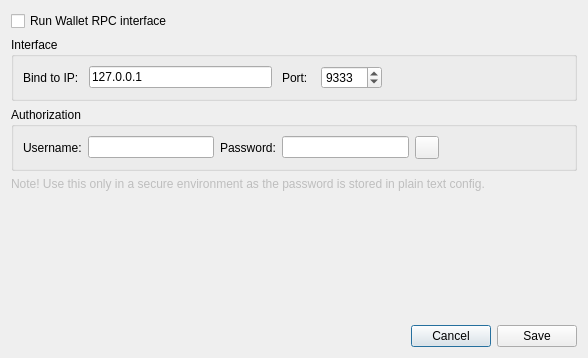
<?xml version="1.0" encoding="UTF-8"?>
<ui version="4.0">
 <class>WalletRpcSettingsDialog</class>
 <widget class="QDialog" name="WalletRpcSettingsDialog">
  <property name="windowModality">
   <enum>Qt::ApplicationModal</enum>
  </property>
  <property name="geometry">
   <rect>
    <x>0</x>
    <y>0</y>
    <width>588</width>
    <height>358</height>
   </rect>
  </property>
  <property name="windowTitle">
   <string>Wallet RPC settings</string>
  </property>
  <layout class="QVBoxLayout" name="verticalLayout">
   <item>
    <widget class="QCheckBox" name="m_enableWalletRpcCheck">
     <property name="text">
      <string>Run Wallet RPC interface</string>
     </property>
    </widget>
   </item>
   <item>
    <widget class="QGroupBox" name="groupBox">
     <property name="sizePolicy">
      <sizepolicy hsizetype="Expanding" vsizetype="Expanding">
       <horstretch>0</horstretch>
       <verstretch>0</verstretch>
      </sizepolicy>
     </property>
     <property name="title">
      <string>Interface</string>
     </property>
     <layout class="QVBoxLayout" name="verticalLayout_2">
      <item>
       <layout class="QHBoxLayout" name="horizontalLayout_2">
        <property name="spacing">
         <number>10</number>
        </property>
        <property name="sizeConstraint">
         <enum>QLayout::SetMaximumSize</enum>
        </property>
        <item>
         <widget class="QLabel" name="label_1">
          <property name="text">
           <string>Bind to IP:</string>
          </property>
         </widget>
        </item>
        <item>
         <widget class="QLineEdit" name="m_walletRpcIp">
          <property name="text">
           <string>127.0.0.1</string>
          </property>
         </widget>
        </item>
        <item>
         <widget class="QLabel" name="label_2">
          <property name="text">
           <string>Port: </string>
          </property>
         </widget>
        </item>
        <item>
         <widget class="QSpinBox" name="m_walletRpcPort">
          <property name="minimum">
           <number>0</number>
          </property>
          <property name="maximum">
           <number>65535</number>
          </property>
          <property name="value">
           <number>9333</number>
          </property>
          <property name="displayIntegerBase">
           <number>10</number>
          </property>
         </widget>
        </item>
        <item>
         <spacer name="horizontalSpacer_2">
          <property name="orientation">
           <enum>Qt::Horizontal</enum>
          </property>
          <property name="sizeHint" stdset="0">
           <size>
            <width>40</width>
            <height>20</height>
           </size>
          </property>
         </spacer>
        </item>
       </layout>
      </item>
     </layout>
    </widget>
   </item>
   <item>
    <widget class="QGroupBox" name="groupBox_2">
     <property name="sizePolicy">
      <sizepolicy hsizetype="Expanding" vsizetype="Expanding">
       <horstretch>0</horstretch>
       <verstretch>0</verstretch>
      </sizepolicy>
     </property>
     <property name="title">
      <string>Authorization</string>
     </property>
     <layout class="QVBoxLayout" name="verticalLayout_3">
      <item>
       <layout class="QHBoxLayout" name="horizontalLayout_4">
        <property name="sizeConstraint">
         <enum>QLayout::SetMaximumSize</enum>
        </property>
        <item>
         <widget class="QLabel" name="label_3">
          <property name="text">
           <string>Username:</string>
          </property>
         </widget>
        </item>
        <item>
         <widget class="QLineEdit" name="m_walletRpcUser"/>
        </item>
        <item>
         <widget class="QLabel" name="label_4">
          <property name="text">
           <string>Password:</string>
          </property>
         </widget>
        </item>
        <item>
         <widget class="QLineEdit" name="m_walletRpcPassword">
          <property name="inputMethodHints">
           <set>Qt::ImhHiddenText|Qt::ImhNoAutoUppercase|Qt::ImhNoPredictiveText|Qt::ImhSensitiveData</set>
          </property>
          <property name="echoMode">
           <enum>QLineEdit::Password</enum>
          </property>
         </widget>
        </item>
        <item>
         <widget class="QToolButton" name="m_showPwdButton">
          <property name="text">
           <string/>
          </property>
          <property name="icon">
           <iconset resource="../../resources.qrc">
            <normaloff>:/icons/tracking</normaloff>:/icons/tracking</iconset>
          </property>
          <property name="checkable">
           <bool>true</bool>
          </property>
         </widget>
        </item>
        <item>
         <spacer name="horizontalSpacer_4">
          <property name="orientation">
           <enum>Qt::Horizontal</enum>
          </property>
          <property name="sizeHint" stdset="0">
           <size>
            <width>40</width>
            <height>20</height>
           </size>
          </property>
         </spacer>
        </item>
       </layout>
      </item>
     </layout>
    </widget>
   </item>
   <item>
    <widget class="QLabel" name="label">
     <property name="enabled">
      <bool>false</bool>
     </property>
     <property name="text">
      <string>Note! Use this only in a secure environment as the password is stored in plain text config.</string>
     </property>
     <property name="textFormat">
      <enum>Qt::AutoText</enum>
     </property>
     <property name="wordWrap">
      <bool>true</bool>
     </property>
    </widget>
   </item>
   <item>
    <spacer name="verticalSpacer">
     <property name="orientation">
      <enum>Qt::Vertical</enum>
     </property>
     <property name="sizeHint" stdset="0">
      <size>
       <width>20</width>
       <height>131</height>
      </size>
     </property>
    </spacer>
   </item>
   <item>
    <layout class="QHBoxLayout" name="horizontalLayout">
     <item>
      <spacer name="horizontalSpacer">
       <property name="orientation">
        <enum>Qt::Horizontal</enum>
       </property>
       <property name="sizeHint" stdset="0">
        <size>
         <width>40</width>
         <height>20</height>
        </size>
       </property>
      </spacer>
     </item>
     <item>
      <widget class="QPushButton" name="walletRpcSetetingsCancelButton">
       <property name="text">
        <string>Cancel</string>
       </property>
      </widget>
     </item>
     <item>
      <widget class="QPushButton" name="walletRpcSetetingsSaveButton">
       <property name="text">
        <string>Save</string>
       </property>
      </widget>
     </item>
    </layout>
   </item>
  </layout>
 </widget>
 <resources>
  <include location="../../resources.qrc"/>
 </resources>
 <connections>
  <connection>
   <sender>walletRpcSetetingsCancelButton</sender>
   <signal>clicked()</signal>
   <receiver>WalletRpcSettingsDialog</receiver>
   <slot>reject()</slot>
   <hints>
    <hint type="sourcelabel">
     <x>626</x>
     <y>381</y>
    </hint>
    <hint type="destinationlabel">
     <x>381</x>
     <y>201</y>
    </hint>
   </hints>
  </connection>
  <connection>
   <sender>walletRpcSetetingsSaveButton</sender>
   <signal>clicked()</signal>
   <receiver>WalletRpcSettingsDialog</receiver>
   <slot>saveSettingClicked()</slot>
   <hints>
    <hint type="sourcelabel">
     <x>712</x>
     <y>381</y>
    </hint>
    <hint type="destinationlabel">
     <x>381</x>
     <y>201</y>
    </hint>
   </hints>
  </connection>
  <connection>
   <sender>m_showPwdButton</sender>
   <signal>toggled(bool)</signal>
   <receiver>WalletRpcSettingsDialog</receiver>
   <slot>showPwdToggled(bool)</slot>
   <hints>
    <hint type="sourcelabel">
     <x>420</x>
     <y>156</y>
    </hint>
    <hint type="destinationlabel">
     <x>293</x>
     <y>178</y>
    </hint>
   </hints>
  </connection>
 </connections>
 <slots>
  <slot>saveSettingClicked()</slot>
  <slot>showPwdToggled(bool)</slot>
 </slots>
</ui>
